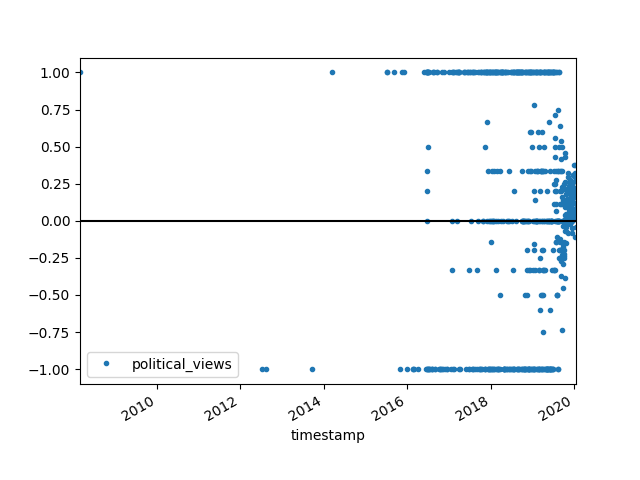

Here is the Python script that generated this plot:
import matplotlib.pyplot as plt

from trainmodel.plots.plots_helper import tweet_to_dict
from twitterapi.db.dao import select_all_tweets, select_sample_tweets
import pandas as pd

# M - month W - week D - day
grouping_interval = 'D'

if __name__ == '__main__':

    tweets = list(select_all_tweets())
    tweets_df = pd.DataFrame.from_records([tweet_to_dict(tweet) for tweet in tweets]).set_index('timestamp')

    del tweets_df['sentiment']
    tweets_grouped_mean = tweets_df.resample(grouping_interval).mean().dropna()

    tweets_grouped_mean.plot(style='.')
    plt.axhline(0, color='black')
    plt.savefig('all_users_tweets_political_views.png')
    plt.show()


